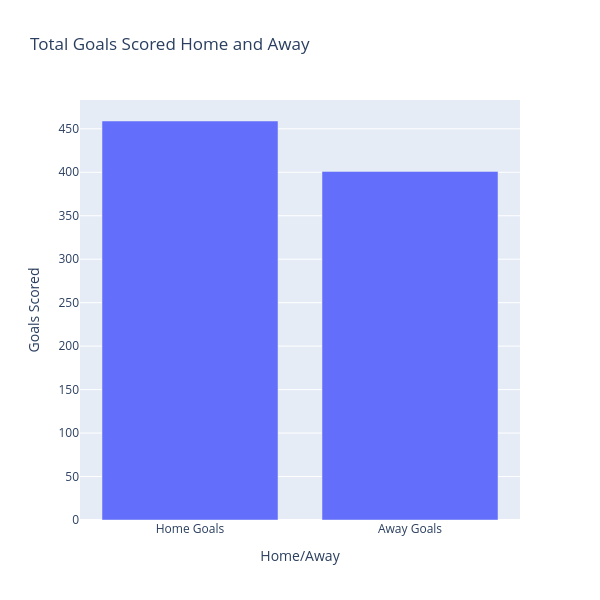

The cell this chart's notebook holds for it:
### Markdown cell above
### Home vs Away

### Code cell
# Bar chart comparing Home and Away Team scores
home_away_goals = (
    data_new.clone()
    .select(['Home Goals', 'Away Goals'])
    .select(pl.sum('Home Goals', 'Away Goals'))
    .unpivot(on=cs.numeric(), variable_name="Home/Away", value_name="Goals Scored")
)

fig = px.bar(data_frame=home_away_goals, x="Home/Away", y="Goals Scored", title="Total Goals Scored Home and Away")

fig.update_layout(
    autosize=False,
    width=600,
    height=600,
)

### Figure 1 — Plotly figure (JSON) as saved in the notebook; plotly's stock layout.template omitted (floating-point values rounded to 4 significant figures)
{"data": [{"hovertemplate": "Home/Away=%{x}<br>Goals Scored=%{y}<extra></extra>", "legendgroup": "", "marker": {"color": "#636efa", "pattern": {"shape": ""}}, "name": "", "orientation": "v", "showlegend": false, "textposition": "auto", "x": ["Home Goals", "Away Goals"], "xaxis": "x", "y": [459, 401], "yaxis": "y", "type": "bar"}], "layout": {"xaxis": {"anchor": "y", "domain": [0.0, 1.0], "title": {"text": "Home/Away"}}, "yaxis": {"anchor": "x", "domain": [0.0, 1.0], "title": {"text": "Goals Scored"}}, "legend": {"tracegroupgap": 0}, "title": {"text": "Total Goals Scored Home and Away"}, "barmode": "relative", "autosize": false, "width": 600, "height": 600}}
